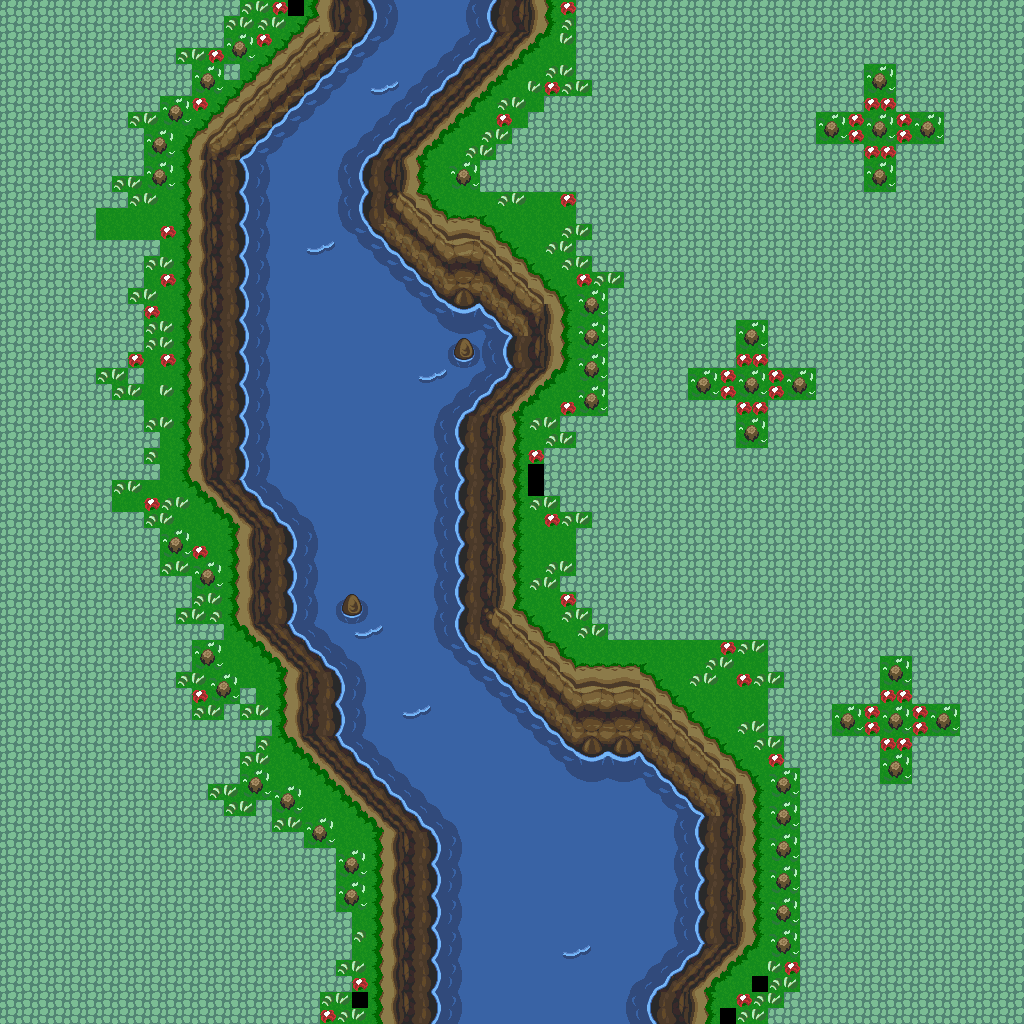

Below is a game level as drawn by its tile map, then a one-line description and the .tmx that defines it (tile-layer data replaced by summaries):
An orthogonal 64x64 tile map with 16x16 px tiles, 1 tile layer (base), 2 hidden layers not drawn and 59 objects.

<map version="1.10" tiledversion="1.12.1" orientation="orthogonal" renderorder="right-down" width="64" height="64" tilewidth="16" tileheight="16" infinite="0" nextlayerid="4" nextobjectid="60">
 <tileset firstgid="1" source="../classiciphone_pics4.tsx" />
 <layer id="1" name="base" width="64" height="64">
  <data>[4096 cells, 4090 non-empty, 92 distinct tile ids]</data>
 </layer>
 <layer id="2" name="collision" width="64" height="64" visible="0">
  <properties><property name="collision" value="true" /></properties>
  <data>[4096 cells, 353 non-empty, 1 distinct tile ids]</data>
 </layer>
 <layer id="3" name="water" width="64" height="64" visible="0">
  <properties><property name="terrain" value="water" /></properties>
  <data>[4096 cells, 834 non-empty, 1 distinct tile ids]</data>
 </layer>
 <objectgroup id="4" name="npcs">
  <object id="1" x="336.0" y="880.0" width="16" height="16">
   <properties>
    <property name="script" type="string">-- Auto-converted from GraalScript
joinResource("bush")</property>
   </properties>
  </object>
  <object id="2" x="336.0" y="848.0" width="16" height="16">
   <properties>
    <property name="script" type="string">-- Auto-converted from GraalScript
joinResource("bush")</property>
   </properties>
  </object>
  <object id="3" x="304.0" y="816.0" width="16" height="16">
   <properties>
    <property name="script" type="string">-- Auto-converted from GraalScript
joinResource("bush")</property>
   </properties>
  </object>
  <object id="4" x="272.0" y="784.0" width="16" height="16">
   <properties>
    <property name="script" type="string">-- Auto-converted from GraalScript
joinResource("bush")</property>
   </properties>
  </object>
  <object id="5" x="112.0" y="480.0" width="16" height="16">
   <properties>
    <property name="gani" value="classic_htreebottom.gif" />
    <property name="script" type="string">-- Auto-converted from GraalScript
-- // NPC made by Cappa (LAT)
-- [CLIENT-SIDE — server no-op]
-- if (created) {
-- }
-- if (playertouchsme) {
-- }</property>
   </properties>
  </object>
  <object id="6" x="704.0" y="688.0" width="16" height="16">
   <properties>
    <property name="gani" value="classic_htreebottom.gif" />
    <property name="script" type="string">-- Auto-converted from GraalScript
-- // NPC made by Cappa (LAT)
-- [CLIENT-SIDE — server no-op]
-- if (created) {
-- }
-- if (playertouchsme) {
-- }</property>
   </properties>
  </object>
  <object id="7" x="656.0" y="640.0" width="16" height="16">
   <properties>
    <property name="gani" value="classic_htreebottom.gif" />
    <property name="script" type="string">-- Auto-converted from GraalScript
-- // NPC made by Cappa (LAT)
-- [CLIENT-SIDE — server no-op]
-- if (created) {
-- }
-- if (playertouchsme) {
-- }</property>
   </properties>
  </object>
  <object id="8" x="112.0" y="416.0" width="16" height="16">
   <properties>
    <property name="gani" value="classic_htreetop.gif" />
    <property name="script" type="string">-- Auto-converted from GraalScript
-- [CLIENT-SIDE — server no-op]
-- dontblock;
-- drawoverplayer;</property>
   </properties>
  </object>
  <object id="9" x="656.0" y="576.0" width="16" height="16">
   <properties>
    <property name="gani" value="classic_htreetop.gif" />
    <property name="script" type="string">-- Auto-converted from GraalScript
-- [CLIENT-SIDE — server no-op]
-- dontblock;
-- drawoverplayer;</property>
   </properties>
  </object>
  <object id="10" x="528.0" y="528.0" width="16" height="16">
   <properties>
    <property name="gani" value="classic_htreebottom.gif" />
    <property name="script" type="string">-- Auto-converted from GraalScript
-- // NPC made by Cappa (LAT)
-- [CLIENT-SIDE — server no-op]
-- if (created) {
-- }
-- if (playertouchsme) {
-- }</property>
   </properties>
  </object>
  <object id="11" x="528.0" y="464.0" width="16" height="16">
   <properties>
    <property name="gani" value="classic_htreetop.gif" />
    <property name="script" type="string">-- Auto-converted from GraalScript
-- [CLIENT-SIDE — server no-op]
-- dontblock;
-- drawoverplayer;</property>
   </properties>
  </object>
  <object id="12" x="704.0" y="624.0" width="16" height="16">
   <properties>
    <property name="gani" value="classic_htreetop.gif" />
    <property name="script" type="string">-- Auto-converted from GraalScript
-- [CLIENT-SIDE — server no-op]
-- dontblock;
-- drawoverplayer;</property>
   </properties>
  </object>
  <object id="13" x="240.0" y="768.0" width="16" height="16">
   <properties>
    <property name="script" type="string">-- Auto-converted from GraalScript
joinResource("bush")</property>
   </properties>
  </object>
  <object id="14" x="208.0" y="672.0" width="16" height="16">
   <properties>
    <property name="script" type="string">-- Auto-converted from GraalScript
joinResource("bush")</property>
   </properties>
  </object>
  <object id="15" x="192.0" y="640.0" width="16" height="16">
   <properties>
    <property name="script" type="string">-- Auto-converted from GraalScript
joinResource("bush")</property>
   </properties>
  </object>
  <object id="16" x="192.0" y="560.0" width="16" height="16">
   <properties>
    <property name="script" type="string">-- Auto-converted from GraalScript
joinResource("bush")</property>
   </properties>
  </object>
  <object id="17" x="160.0" y="528.0" width="16" height="16">
   <properties>
    <property name="script" type="string">-- Auto-converted from GraalScript
joinResource("bush")</property>
   </properties>
  </object>
  <object id="18" x="96.0" y="208.0" width="16" height="16">
   <properties>
    <property name="gani" value="classic_htreebottom.gif" />
    <property name="script" type="string">-- Auto-converted from GraalScript
-- // NPC made by Cappa (LAT)
-- [CLIENT-SIDE — server no-op]
-- if (created) {
-- }
-- if (playertouchsme) {
-- }</property>
   </properties>
  </object>
  <object id="19" x="96.0" y="144.0" width="16" height="16">
   <properties>
    <property name="gani" value="classic_htreetop.gif" />
    <property name="script" type="string">-- Auto-converted from GraalScript
-- [CLIENT-SIDE — server no-op]
-- dontblock;
-- drawoverplayer;</property>
   </properties>
  </object>
  <object id="20" x="144.0" y="128.0" width="16" height="16">
   <properties>
    <property name="script" type="string">-- Auto-converted from GraalScript
joinResource("bush")</property>
   </properties>
  </object>
  <object id="21" x="144.0" y="160.0" width="16" height="16">
   <properties>
    <property name="script" type="string">-- Auto-converted from GraalScript
joinResource("bush")</property>
   </properties>
  </object>
  <object id="22" x="160.0" y="96.0" width="16" height="16">
   <properties>
    <property name="script" type="string">-- Auto-converted from GraalScript
joinResource("bush")</property>
   </properties>
  </object>
  <object id="23" x="192.0" y="64.0" width="16" height="16">
   <properties>
    <property name="script" type="string">-- Auto-converted from GraalScript
joinResource("bush")</property>
   </properties>
  </object>
  <object id="24" x="224.0" y="32.0" width="16" height="16">
   <properties>
    <property name="script" type="string">-- Auto-converted from GraalScript
joinResource("bush")</property>
   </properties>
  </object>
  <object id="25" x="512.0" y="208.0" width="16" height="16">
   <properties>
    <property name="gani" value="classic_htreebottom.gif" />
    <property name="script" type="string">-- Auto-converted from GraalScript
-- // NPC made by Cappa (LAT)
-- //#CLIENTSIDEif (created) {
end
-- if (playertouchsme) {
end</property>
   </properties>
  </object>
  </objectgroup>
</map>
<!-- 34 of 59 objects omitted -->
